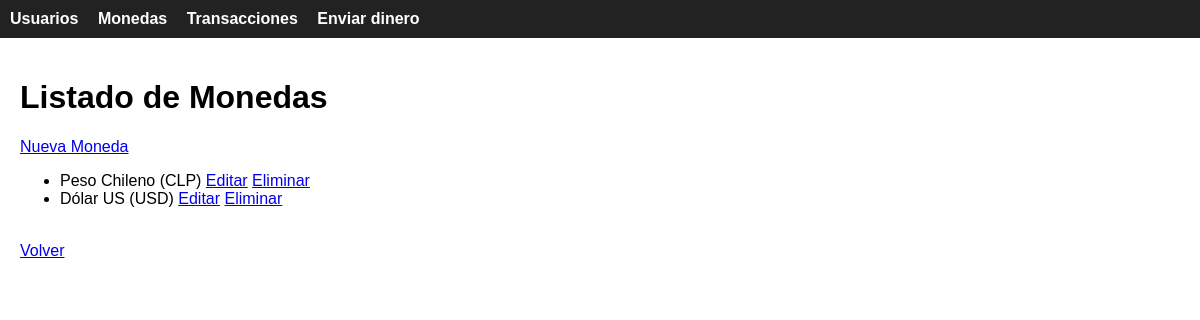
/moneda/, run on an earlier commit of the app's database.
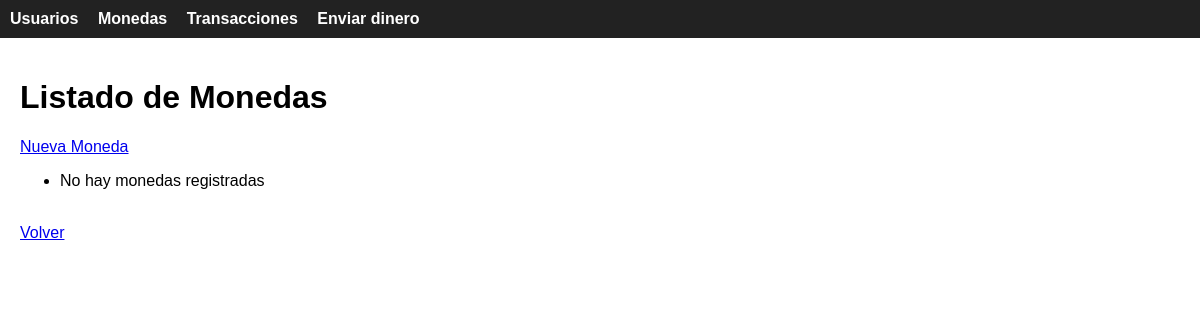
And on a later commit of the database.
### gestion/models.py (models this page shows, shortened)
class Moneda(models.Model):
    currency_id = models.AutoField(primary_key=True)
    nombre_moneda = models.CharField(max_length=50)
    simbolo = models.CharField(max_length=10)
    created_at = models.DateTimeField(auto_now_add=True)

### gestion/views.py (the view)
# urls.py: path('moneda/', MonedaListView.as_view(), name='moneda_list'),
class MonedaListView(ListView):
    model = Moneda
    template_name = 'gestion/moneda_list.html'
    context_object_name = 'monedas'

### gestion/templates/gestion/moneda_list.html (shortened to what this page needs)
{% extends 'base.html' %}
{% block content %}
<h1>Listado de Monedas</h1>
<a href="{% url 'moneda_create' %}">Nueva Moneda</a>
<ul>
    {% for m in monedas %}
        <li>
            {{ m.nombre_moneda }} ({{ m.simbolo }})
            <a href="{% url 'moneda_update' m.pk %}">Editar</a>
            <a href="{% url 'moneda_delete' m.pk %}">Eliminar</a>
        </li>
    {% empty %}
        <li>No hay monedas registradas</li>
    {% endfor %}
</ul>
<br>
<a href="{% url 'usuario_list' %}">Volver</a>
{% endblock %}

What changed in the data, as far as the page shows it:
removed Moneda: nombre_moneda "Peso Chileno", simbolo "CLP"
removed Moneda: nombre_moneda "Dólar US", simbolo "USD"
Also different on the page:
text now shown: "No hay monedas registradas"
